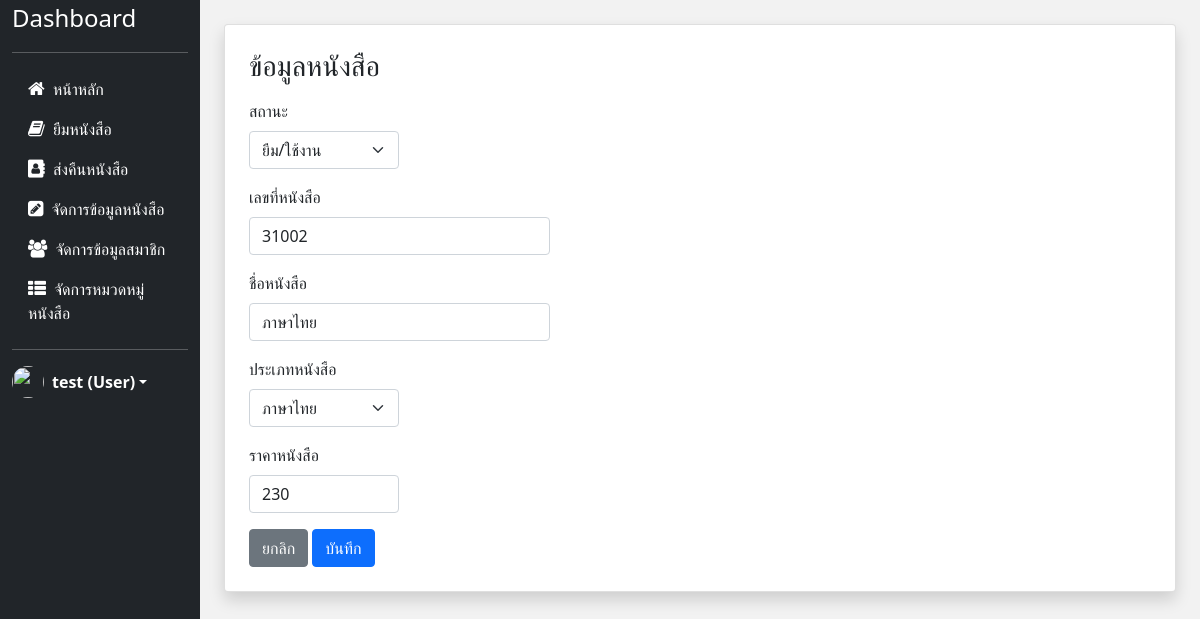
Screenshot of /books/updateBook.php?id=5 (signed in) with the database file from the repository.
### tables this page shows
CREATE TABLE `book` (
  `b_id` int(11) NOT NULL,
  `b_name` varchar(50) NOT NULL,
  `c_id` int(11) NOT NULL,
  `status` varchar(11) NOT NULL DEFAULT 'ปกติ/ว่าง',
  `price` int(11) NOT NULL,
  `book_id` varchar(20) NOT NULL
);

CREATE TABLE `category` (
  `c_id` int(11) NOT NULL,
  `c_name` varchar(50) NOT NULL,
  `c_number` varchar(10) NOT NULL
);

### books/updatebook.php (the view, shortened to what this page needs)
<?php
include("../config/connect.php");
$id = $_GET['id'];
?>
<!doctype html>
<html lang="en">
<head>
    <?php
    include("../layout/header.php");
    ?>
</head>
<body>
    <div class="container-fluid" style="background-color: #f2f2f2;">
        <div class="row">
            <?php
            include("../layout/sidebar.php");
            $strSQL = "
            SELECT book.b_id, book.book_id, book.b_name, category.c_id, category.c_name, book.price, book.status
            FROM book LEFT JOIN category ON book.c_id = category.c_id
            WHERE b_id = $id
            ORDER BY book.book_id;
            ";
            $result = mysqli_query($conn, $strSQL);
            if ($row = mysqli_fetch_array($result)) {
            ?>
                <div class="col-md-10 px-4 my-4">
                    <div class="card shadow p-2">
                        <div class="card-body">
                            <h3 class="mb-3">ข้อมูลหนังสือ</h3>
                            <form action="./DB_updateBook.php" method="POST">
                                <div class="col-md-2 mb-3">
                                    <label class="form-label">สถานะ</label>
                                    <select class="form-select" name="status">
                                        <option value="<?php echo $row['status'] ?>" selected><?php echo $row['status'] ?></option>
                                    </select>
                                </div>
                                <div class="col-md-4 mb-3">
                                    <label class="form-label">เลขที่หนังสือ</label>
                                    <input type="text" class="form-control" name="number" value="<?php echo $row['book_id'] ?>" required>
                                </div>
                                <div class="col-md-4 mb-3">
                                    <label class="form-label">ชื่อหนังสือ</label>
                                    <input type="text" class="form-control" name="name" value="<?php echo $row['b_name'] ?>" required>
                                </div>
                                <div class="col-md-2 mb-3">
                                    <label class="form-label">ประเภทหนังสือ</label>
                                    <select class="form-select" name="category_id">
                                        <option value="<?php echo $row['c_id'] ?>" selected><?php echo $row['c_name'] ?></option>
                                    </select>
                                </div>
                                <div class="col-md-2 mb-3">
                                    <label class="form-label">ราคาหนังสือ</label>
                                    <input type="text" class="form-control" name="price" value="<?php echo $row['price'] ?>" required>
                                </div>
                                <a href="./booksList.php" class="btn btn-secondary">ยกลิก</a>
                                <button type="submit" name="update" class="btn btn-primary">บันทึก</button>
                            </form>
                        </div>
                    </div>
                </div>
            <?php } ?>
        </div>
    </div>
</body>
</html>

### rows the page displays
book: status "ยืม/ใช้งาน", number "31002", name "ภาษาไทย", category_id "ภาษาไทย", price "230"

### other values shown
$_SESSION["name"] "test"
$_SESSION["status"] "User"
